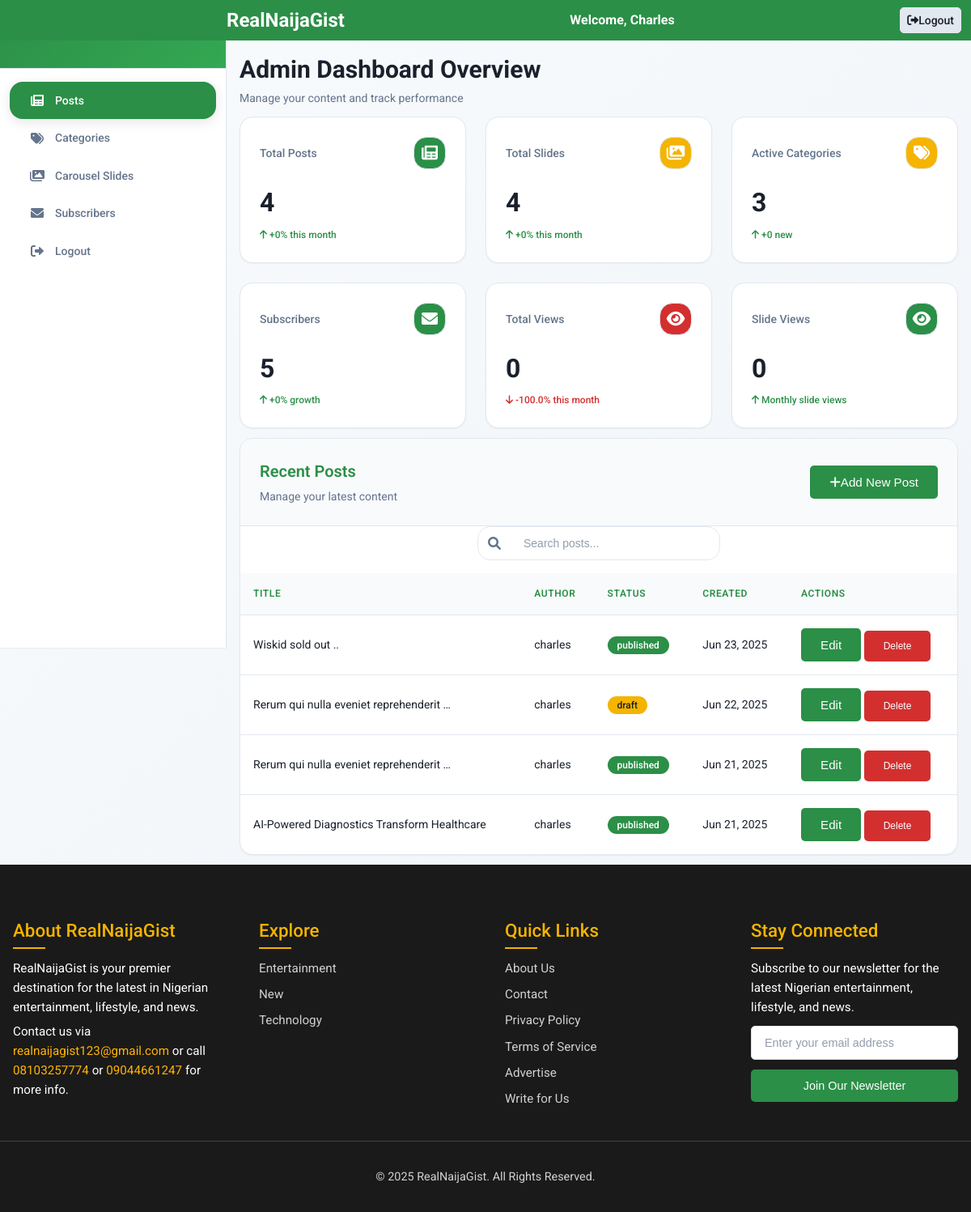
Page /superuser/dashboard/ (signed in) on the earlier database version.
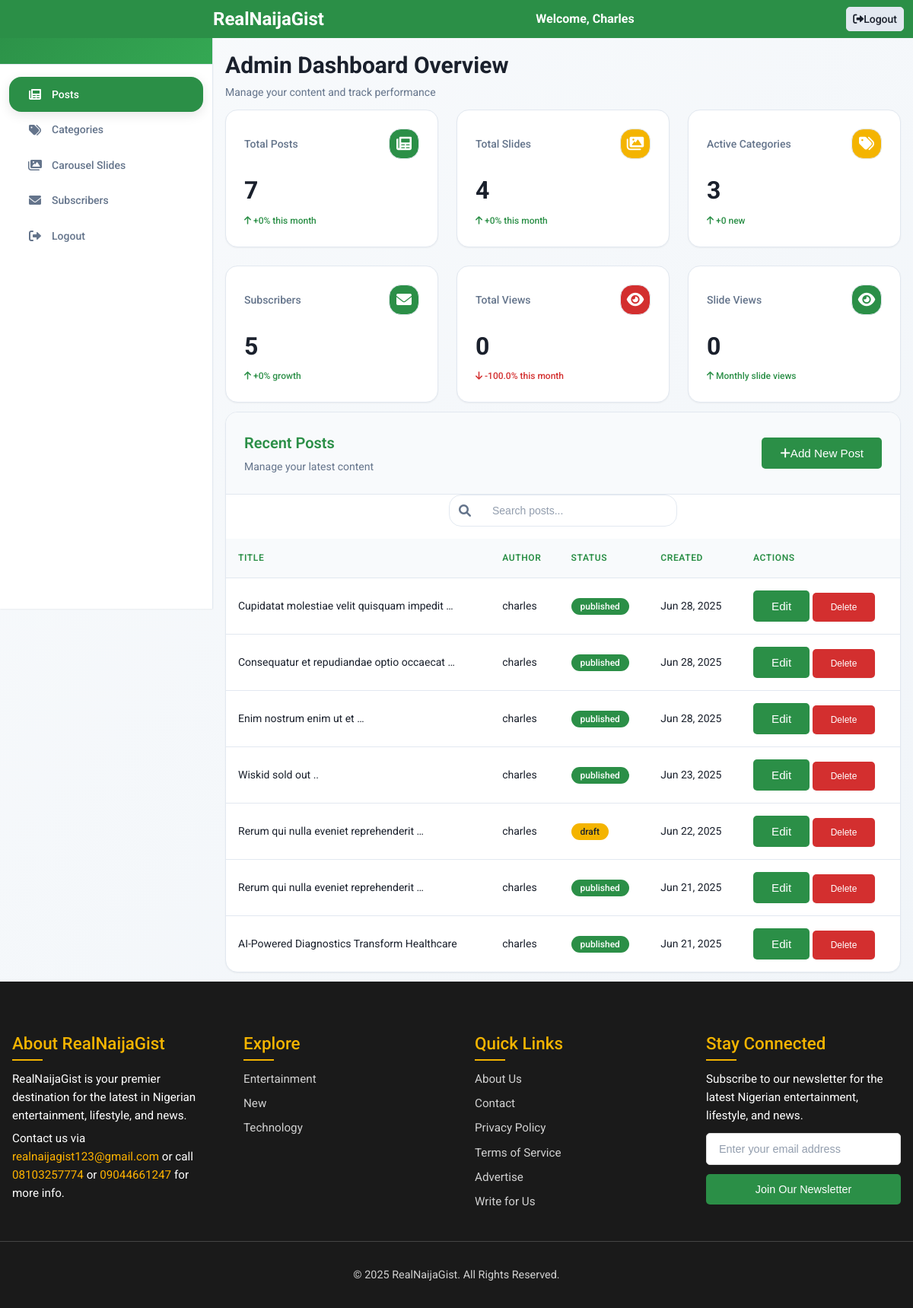
Same page on the later database version.
### news/models.py (models this page shows, shortened)
class Post(models.Model):
    class PostStatus(models.TextChoices):
        DRAFT = 'draft', 'Draft'
        PUBLISHED = 'published', 'Published'
        ARCHIVED = 'archived', 'Archived'
    title = models.CharField(max_length=200)
    slug = models.SlugField(max_length=250, unique=True, db_index=True)
    content = CKEditor5Field(config_name='default')
    status = models.CharField(
        max_length=20,
        choices=PostStatus.choices,
        default=PostStatus.DRAFT,
        db_index=True
    )
    excerpt = models.TextField(max_length=500, blank=True)
    meta_description = models.CharField(max_length=160, blank=True)
    meta_keywords = models.CharField(max_length=255, blank=True)
    featured_image = CloudinaryField('image', blank=True, null=True)
    featured_image_webp = models.ImageField(upload_to='blog/images/webp/', blank=True, null=True, help_text="WebP version for faster loading")
    image_alt_text = models.CharField(max_length=100, blank=True)
    cdn_image_url = models.URLField(max_length=500, blank=True, help_text="Direct CDN URL (overrides uploaded image)")
    featured_video = models.FileField(upload_to='blog/videos/', blank=True, null=True, help_text="Featured video for the post")
    video_thumbnail = models.ImageField(upload_to='blog/videos/thumbnails/', blank=True, null=True, help_text="Custom thumbnail for video")
    video_duration = models.PositiveIntegerField(blank=True, null=True, help_text="Video duration in seconds")
    video_embed_url = models.URLField(max_length=500, blank=True, help_text="YouTube/Vimeo embed URL")
    is_video_post = models.BooleanField(default=False, help_text="Mark if this post is primarily a video post")
    category = models.ForeignKey(Category, on_delete=models.CASCADE, related_name='posts')
    author = models.ForeignKey('auth.User', on_delete=models.CASCADE, related_name='posts')
    tags = TaggableManager(blank=True)
    created_at = models.DateTimeField(auto_now_add=True, db_index=True)
    updated_at = models.DateTimeField(auto_now=True)
    published_at = models.DateTimeField(blank=True, null=True)
    views = models.PositiveIntegerField(default=0)
    likes = models.PositiveIntegerField(default=0)
    shares = models.PositiveIntegerField(default=0)
    is_trending = models.BooleanField(default=False)  # Currently trending
    class Meta:
        ordering = ['-created_at']
        indexes = [
            models.Index(fields=['status', '-created_at']),
            models.Index(fields=['category', '-created_at']),
            models.Index(fields=['author', '-created_at']),
            models.Index(fields=['-views']),
        ]

class Category(models.Model):
    name = models.CharField(max_length=50, unique=True)
    slug = models.SlugField(max_length=100, unique=True, db_index=True)
    description = models.TextField(max_length=200, blank=True)
    created_at = models.DateTimeField(auto_now_add=True)
    class Meta:
        ordering = ['name']
        verbose_name_plural = 'categories'

### news/views.py (the view)
# urls.py: path('superuser/dashboard/', views.admin_dashboard, name='admin_dashboard'),
@login_required
@user_passes_test(is_admin)
def admin_dashboard(request):
    section = request.GET.get('section', 'posts')
    query = request.GET.get('q', '')
    category_filter = request.GET.get('category', '')
    last_month = timezone.now() - timedelta(days=30)
    previous_month = last_month - timedelta(days=30)
    total_posts = Post.objects.count()
    post_growth = Post.objects.filter(created_at__gte=last_month).count() / (total_posts or 1) * 100
    active_categories = Category.objects.count()
    new_categories = Category.objects.filter(created_at__gte=last_month).count()
    subscribers = NewsletterSubscriber.objects.filter(is_active=True).count()
    subscriber_growth = NewsletterSubscriber.objects.filter(subscribed_at__gte=last_month, is_active=True).count() / (subscribers or 1) * 100
    total_slides = CarouselSlide.objects.count()
    slide_growth = CarouselSlide.objects.filter(created_at__gte=last_month).count() / (total_slides or 1) * 100
    monthly_post_views = PostView.objects.filter(viewed_at__gte=last_month).count()
    previous_post_views = PostView.objects.filter(viewed_at__gte=previous_month, viewed_at__lt=last_month).count()
    monthly_slide_views = SlideView.objects.filter(viewed_at__gte=last_month).count()
    previous_slide_views = SlideView.objects.filter(viewed_at__gte=previous_month, viewed_at__lt=last_month).count()
    monthly_views = monthly_post_views + monthly_slide_views
    previous_views = (previous_post_views + previous_slide_views) or 1
    view_change = ((monthly_views - previous_views) / previous_views) * 100
    context = {
        'user': request.user,
        'section': section,
        'query': query,
        'category_filter': category_filter,
        'categories': Category.objects.all(),
        'current_year': datetime.now().year,
        'stats': {
            'total_posts': total_posts,
            'post_growth': round(post_growth, 1),
            'active_categories': active_categories,
            'new_categories': new_categories,
            'subscribers': subscribers,
            'subscriber_growth': round(subscriber_growth, 1),
            'total_slides': total_slides,
            'slide_growth': round(slide_growth, 1),
            'monthly_views': monthly_views,
            'monthly_post_views': monthly_post_views,
            'monthly_slide_views': monthly_slide_views,
            'view_change': round(view_change, 1),
        },
    }
    if section == 'posts':
        posts = Post.objects.select_related('category', 'author').order_by('-created_at')
        if query:
            posts = posts.filter(Q(title__icontains=query) | Q(content__icontains=query))
        if category_filter:
            posts = posts.filter(category__name=category_filter)
        paginator = Paginator(posts, 10)
        page_obj = paginator.get_page(request.GET.get('page'))
        context['page_obj'] = page_obj
    elif section == 'categories':
        categories = Category.objects.order_by('name')
        paginator = Paginator(categories, 10)
        page_obj = paginator.get_page(request.GET.get('page'))
        context['page_obj'] = page_obj
    elif section == 'carousel':
        slides = CarouselSlide.objects.order_by('-id')
        paginator = Paginator(slides, 10)
        page_obj = paginator.get_page(request.GET.get('page'))
        context['page_obj'] = page_obj
    elif section == 'subscribers':
        subscribers = NewsletterSubscriber.objects.order_by('-subscribed_at')
        paginator = Paginator(subscribers, 10)
        page_obj = paginator.get_page(request.GET.get('page'))
        context['page_obj'] = page_obj
    return render(request, 'admin_dashboard.html', context)

### news/context_processors.py (called while the page is built)
def global_context(request):
    return {
        'categories': Category.objects.all(),
        'current_year': settings.CURRENT_YEAR,
    }

### news/views.py (called while the page is built)
def is_admin(user):
    return user.is_superuser or user.is_staff

### templates/admin_dashboard.html (shortened to what the changed rows need)
{% extends 'base.html' %}
{% load static %}
{% block content %}
<div class="dashboard-container">
    <div id="sidebar" class="sidebar">
        <div class="sidebar-header">
            <h2>Admin Dashboard</h2>
        </div>
    </div>
    <div class="content-area" id="contentArea">
        <div class="content-header">
            <div>
                <h1>Admin Dashboard Overview</h1>
            </div>
        </div>
        <div class="stats-grid">
            <div class="stat-card">
                <div class="stat-card-header">
                    <div class="stat-card-title">Total Posts</div>
                    <div class="stat-card-icon primary"><i class="fas fa-newspaper"></i></div>
                </div>
                <div class="stat-card-value">{{ stats.total_posts|default:0 }}</div>
                <div class="stat-card-change positive"><i class="fas fa-arrow-up"></i> +{{ stats.post_growth|default:0 }}% this month</div>
            </div>
        </div>
        {% if section == 'posts' %}
        <div class="card">
            <div class="card-body">
                <div class="table-container">
                    {% include 'partials/post_list.html' %}
                </div>
            </div>
        </div>
        {% endif %}
    </div>
</div>
{% endblock %}

### templates/base.html (shortened to what this page needs)
{% load static %}
<!DOCTYPE html>
<html lang="en">
<head>
    <link href="https://cdnjs.cloudflare.com/ajax/libs/font-awesome/6.0.0/css/all.min.css" rel="stylesheet" media="print" onload="this.media='all'">
    <link rel="stylesheet" href="{% static 'css/styles.css' %}">
</head>
<body>
    {% block header %}{% endblock %}
    <main id="main-content" tabindex="-1">
        {% block content %}{% endblock %}
    </main>
    {% block footer %}
    <footer class="footer" aria-label="Footer">
        <div class="footer-content">
            <div class="footer-section">
                <h3>About RealNaijaGist</h3>
                <p>RealNaijaGist is your premier destination for the latest in Nigerian entertainment, lifestyle, and news.</p>
                <p style="margin-top: 5px;">Contact us via <a href="" style="color: #FFB300;">realnaijagist123@gmail.com</a> or call <span style="color: #FFB300;">08103257774</span> or <span style="color: #FFB300;">09044661247</span> for more info.</p>
            </div>
            <div class="footer-section">
                <h3>Explore</h3>
                <ul>
                    {% for category in categories %}
                        <li><a href="{% url 'news:category_detail' category.slug %}">{{ category.name }}</a></li>
                    {% endfor %}
                </ul>
            </div>
            <div class="footer-section">
                <h3>Quick Links</h3>
                <ul>
                    <li><a href="{% url 'news:about' %}">About Us</a></li>
                    <li><a href="{% url 'news:contact' %}">Contact</a></li>
                    <li><a href="{% url 'news:privacy' %}">Privacy Policy</a></li>
                    <li><a href="{% url 'news:terms' %}">Terms of Service</a></li>
                    <li><a href="{% url 'news:advertise' %}">Advertise</a></li>
                    <li><a href="{% url 'news:write' %}">Write for Us</a></li>
                </ul>
            </div>
            <div class="footer-section">
                <h3>Stay Connected</h3>
                <p style="margin-bottom: 10px;">Subscribe to our newsletter for the latest Nigerian entertainment, lifestyle, and news.</p>
                <div id="newsletterForm" class="newsletter-form" role="form" aria-labelledby="newsletterTitle">
                    <form class="newsletter-form" action="{% url 'news:newsletter' %}" method="post">
                        <input type="email" id="newsletterEmail" name="email" class="newsletter-input" placeholder="Enter your email address" required aria-required="true">
                        <button type="submit" class="newsletter-btn">Join Our Newsletter</button>
                    </form>
                </div>
            </div>
        </div>
        <div class="footer-bottom">
            <p>© <span id="currentYear">{{ current_year }}</span> RealNaijaGist. All Rights Reserved.</p>
        </div>
    </footer>
    {% endblock %}
</body>
</html>

### templates/partials/post_list.html (shortened to what this page needs)
{% load static %}
<div class="search-filter-container">
    <div class="search-wrapper">
        <i class="fas fa-search search-icon"></i>
        <input type="text" class="search-input" placeholder="Search posts..." name="q" value="{{ query }}"
               hx-get="{% url 'news:admin_dashboard' %}?section=posts"
               hx-target=".table-container"
               hx-swap="innerHTML"
               hx-trigger="keyup changed delay:500ms">
    </div>
</div>
{% if page_obj %}
    <table class="table">
        <thead>
            <tr>
                <th>Title</th>
                <th>Author</th>
                <th>Status</th>
                <th>Created</th>
                <th>Actions</th>
            </tr>
        </thead>
        <tbody>
            {% for post in page_obj %}
                <tr>
                    <td>{{ post.title|truncatewords:5 }}</td>
                    <td>{{ post.author.username }}</td>
                    <td>
                        <span class="status-badge {{ post.status }}">
                            {{ post.status }}
                        </span>
                    </td>
                    <td>{{ post.created_at|date:"M d, Y" }}</td>
                    <td>
                        <button hx-get="{% url 'news:post_update' post.pk %}"
                                hx-target="#modal-content"
                                hx-swap="innerHTML"
                                class="btn-primary small">Edit</button>
                        <form method="post" action="{% url 'news:post_delete' post.pk %}" style="display:inline;" onsubmit="return confirm('Are you sure you want to delete this post?');">
                            <button type="submit" class="btn-danger small" id="btn-delete">Delete</button>
                        </form>
                    </td>
                </tr>
            {% empty %}
                <tr>
                    <td colspan="5" class="empty-state">No posts available.</td>
                </tr>
            {% endfor %}
        </tbody>
    </table>
{% else %}
    <div class="empty-state">No posts found.</div>
{% endif %}

Differences in the rows shown:
added Post: title "Cupidatat molestiae velit quisquam impedit …", author.username "charles", status "published", created_at "Jun 28, 2025"
added Post: title "Consequatur et repudiandae optio occaecat …", author.username "charles", status "published", created_at "Jun 28, 2025"
added Post: title "Enim nostrum enim ut et …", author.username "charles", status "published", created_at "Jun 28, 2025"
Other differences:
{{ stats.total_posts|default:0 }}: "4" → "7"
